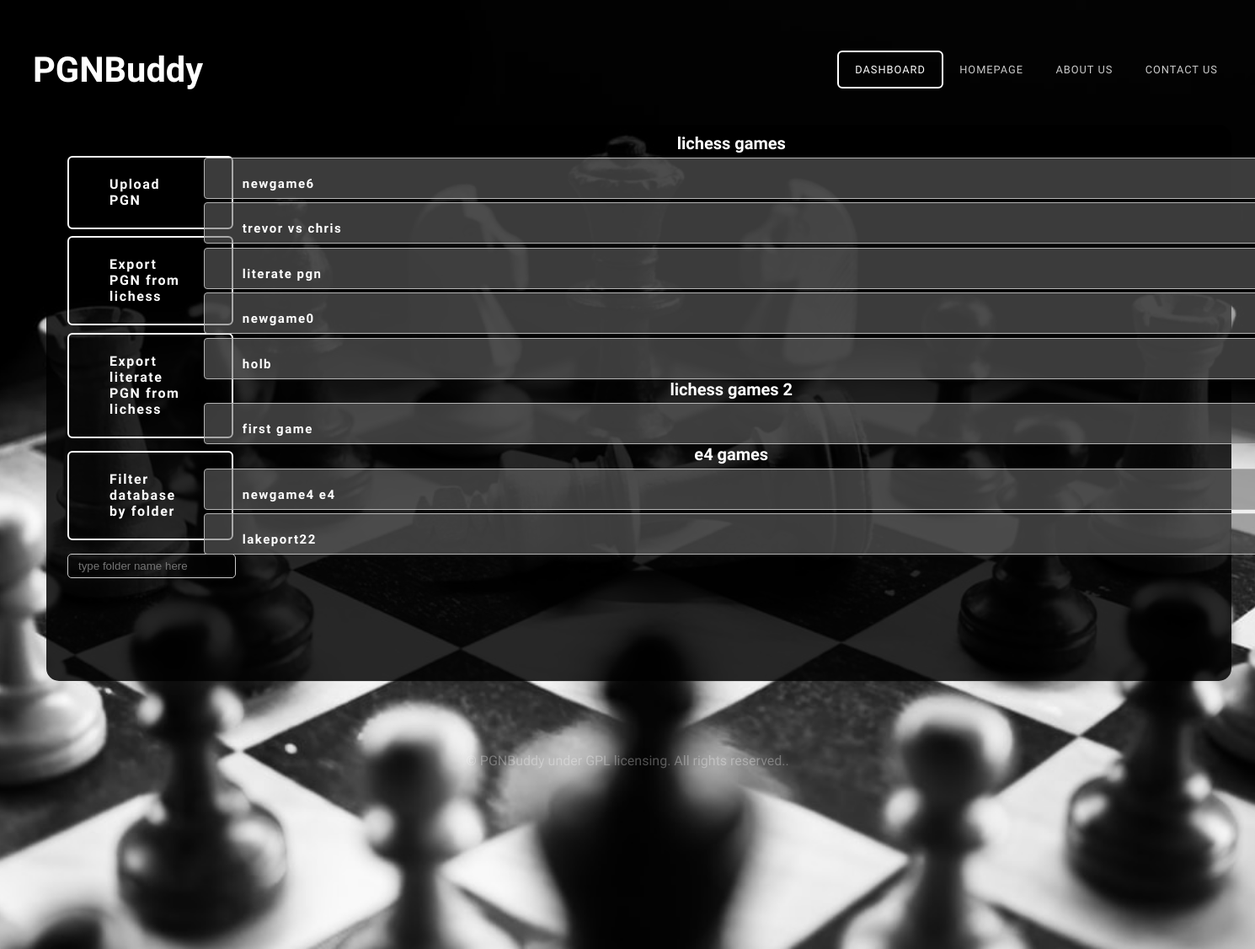
/dashboard, run on the app's committed database.
### models.py (models this page shows)
class User(UserMixin, db.Model):
    id = db.Column(db.Integer, primary_key=True) # primary keys are required by SQLAlchemy
    email = db.Column(db.String(100), unique=True)
    password = db.Column(db.String(100))
    name = db.Column(db.String(1000))

class pgn(User):
    __tablename__ = 'pgn'
    __table_args__ = {'extend_existing': True}
    userId = db.Column(db.Integer, db.ForeignKey('user.id'))
    pgnId = db.Column(db.Integer, primary_key=True)
    game = db.Column(db.String(9999))
    frame = db.Column(db.String(200))
    fileName = db.Column(db.String(129))
    folder = db.Column(db.String(120))

### main.py (the view)
@main.route('/dashboard')
def dashboard():
    gamelist = []
    games = db.session.query(pgn).all()
    for game in games:
        gamelist.append(game.game)
    pgnlist = []
    pgns = db.session.query(pgn).all()
    for pg in pgns:
        pgnlist.append({'name': str(pg.fileName), 'game': pg.game, 'folder': pg.folder, 'frame': pg.frame, 'pgnId': pg.pgnId})
    folderlist = []
    folders = db.session.query(pgn.folder).all()
    for folder in folders:
        folderlist.append(str(folder))
    folderlist = list(dict.fromkeys(folderlist))
    return render_template('user_dashboard.html', games=gamelist, folders=folderlist, pgnlist=pgnlist)

### templates/user_dashboard.html (shortened to what this page needs)
<!DOCTYPE html PUBLIC "-//W3C//DTD XHTML 1.0 Strict//EN" "http://www.w3.org/TR/xhtml1/DTD/xhtml1-strict.dtd">
<html xmlns="http://www.w3.org/1999/xhtml">
<head>
<link href="static/css/default.css" rel="stylesheet" type="text/css" media="all" />
<link href="static/css/fonts.css" rel="stylesheet" type="text/css" media="all" />
</head>
<body>
<div id="header-wrapper">
	<div id="header" class="container">
		<div id="logo">
			<h1><a href="{{url_for('main.home')}}">PGNBuddy</a></h1>
		</div>
		<div id="menu">
			<ul>
				<li class="active"><a href="{{url_for('main.dashboard')}}" accesskey="2" title="">Dashboard</a></li>
				<li><a href="{{url_for('main.home')}}" accesskey="1" title="">Homepage</a></li>
				<li><a href="#" accesskey="3" title="">About Us</a></li>
				<li><a href="#" accesskey="5" title="">Contact Us</a></li>
			</ul>
		</div>
	</div>
	<div class="titlebox-dash">
		<div id="banner" class="container">
			<div class="title">
				<form action="{{ url_for('main.uploadpgn') }}" method="POST" enctype="multipart/form-data">
					<div>
						<label class="button" id="uploadpgn">
							<input type="file" accept=".pgn" class="button" id="hiddenform" name="pgnfile" onchange="form.submit()">Upload PGN
						</label>
					</div>
				</form>
			<div>
				<a href="{{ url_for('main.lichessupload') }}" title="Import PGN from lichess" class='button' id='uploadlichess'>
					Export PGN from lichess</a>
				<a href="{{ url_for('main.lichessliterate') }}" title="Import literate PGN from lichess" class='button' id='lichessliterate'>
					Export literate PGN from lichess</a>
				<form action="{{ url_for('main.filterdb') }}" method="POST" enctype="multipart/form-data">
				 <div>
					 <label class="button" id=filterdb>Filter database by folder
						 <input type=text title="View DB" id="filterdbinput" name="folder" placeholder="type folder name here">
					 </label>
				 </div>
				</form>
					<div class="userdatabase2">
							<ul>
								{% for folder in folders %}
								<li><h2 style="font-size: 20px;">{{ folder[2:-3] }}</h2>
									<ol>
									{% for pg in pgnlist %}
										{% if pg['folder'] == folder[2:-3]%}
											<div id="accordion-{{loop.index}}" class="accordionbutton">
												<h2 class="newbutton" style="font-size: 15px; width: 90%;">{{ pg.name }}</h2>
											</div>
										{% endif %}
									{% endfor %}
									</ol>
								</li>
								{% endfor %}
							</ul>
					</div>
			    </div>
		</div>
</div>
</div>
<div id="copyright" class="container">
		<p>&copy; PGNBuddy under GPL licensing. All rights reserved.</a>.</p>
</div>
</body>
</html>

### static/css/default.css (style rules this page uses)
html, body { height: 100%; }
body { margin: 0px; padding: 0px; background: #111111; font-family: 'Didact Gothic', sans-serif; font-size: 12pt; font-weight: 200; color: #FFF; }
h1, h2, h3 { margin: 0; padding: 0; }
p, ol, ul { margin-top: 0; }
ol, ul { padding: 0; list-style: none; }
p { line-height: 180%; }
a { color: #ee0000; }
.container { margin: 0em auto; width: 1200px; }
.button { display: inline-block; padding: 1em 2em 1em 2em; letter-spacing: 0.10em; margin-top: 2em; padding: 1.40em 3em; border: 2px solid rgba(255,255,255,1); border-radius: 6px; text-decoration: none; font-weight: 700; font-size: 1em; color: #FFF; }
#uploadpgn { position: absolute; top: 5px; left: 5px; width: 6.9%; text-align: left; margin-left: 20px; border: 1px solid #ccc; display: inline-block; padding: 6px 12px; cursor: pointer; }
#uploadlichess { position: absolute; top: 100px; left: 5px; width: 6.9%; text-align: left; margin-left: 20px; border: 1px solid #ccc; display: inline-block; padding: 6px 12px; cursor: pointer; }
#lichessliterate { position: absolute; top: 215px; left: 5px; width: 6.9%; text-align: left; margin-left: 20px; border: 1px solid #ccc; display: inline-block; padding: 6px 12px; cursor: pointer; }
#filterdb { position: absolute; top: 355px; left: 5px; width: 6.9%; text-align: left; margin-left: 20px; border: 1px solid #ccc; display: inline-block; padding: 6px 12px; cursor: pointer; }
#filterdbinput { position: absolute; top: 120px; left: -2px; width: 90%; height: 15px; text-align: left; margin-left: 0px; border: 1px solid #ccc; display: inline-block; padding: 6px 12px; cursor: pointer; }
input { width: 40%; height: 60%; margin-bottom: 5vh; background-color:transparent; border-radius: 5px; outline: none; color: white; caret-color: white; }
.title { margin-bottom: 3em; padding-left: 65px; width: 1000px; }
.titlebox-dash { position: relative; margin-left: 55px; margin-top: -60px; width: 85%; height: 520px; top: 0px; left: 0px; background-color: rgba(0, 0, 0, 0.84); padding: 70px; border-radius: 15px; }
.title h2 { font-size: 2.7em; }
#header-wrapper { position: relative; padding: 5em 0em 7em 0em; background: #111111 url(images/checkmate.jpeg) no-repeat center; background-size: cover; }
#header { padding: 4em 0em; height: -40px; }
#logo { position: absolute; padding-left: 39px; top: 3.6em; left: 0; }
#logo h1 { font-size: 2.6em; color: #79C255;url(images/checkmate.jpeg)#header-wrapperdefault.css:299 }
#logo a { text-decoration: none; color: rgba(255,255,255,1); }
#menu { position: absolute; padding-right: 25px; top: 4.5em; right: 0; }
#menu ul { display: inline-block; }
#menu li { display: block; float: left; text-align: center; }
#menu li a, #menu li span { padding: 1em 1.5em; letter-spacing: 1px; text-decoration: none; text-transform: uppercase; font-size: 0.8em; color: rgba(255,255,255,0.80); }
#menu .active a { border: 2px solid rgba(255,255,255,1); border-radius: 6px; color: rgba(255,255,255,1); }
#banner { padding-top: 10em; text-align: center; }
#banner .title h2 { font-size: 4em; }
#banner .button { margin-top: 2em; padding: 1.40em 3em; border: 2px solid rgba(255,255,255,1); border-radius: 6px; font-weight: 700; font-size: 1em; }
.userdatabase2 { position: relative; overflow-y: scroll; width: 1290px; height: 630px; margin-top: -220px; border: gray; border-width: 3px; }
.newbutton { display: inline-block; padding: 1em 2em 1em 2em; letter-spacing: 0.10em; margin-top: .3em; padding: 1.40em 3em; height: 5px; border: 1px solid rgb(181, 181, 181); border-radius: 4px; text-decoration: none; font-weight: 600; text-align: left; font-size: 1.5em; color: #FFF; background-color: #68686892; }
#copyright { overflow: hidden; padding: 5em 0em; border-top: 1px solid rgba(0,0,0,0.08); }
#copyright p { text-align: center; font-size: 1em; color: rgba(255,255,255,0.3); }

### data on the page
pgn: name "newgame6"
pgn: name "trevor vs chris"
pgn: name "literate pgn"
pgn: name "newgame0"
pgn: name "holb"
pgn: name "first game"
pgn: name "newgame4 e4"
pgn: name "lakeport22"

### other printed values
{{ folder[2:-3] }} "lichess games" "lichess games 2" "e4 games"
